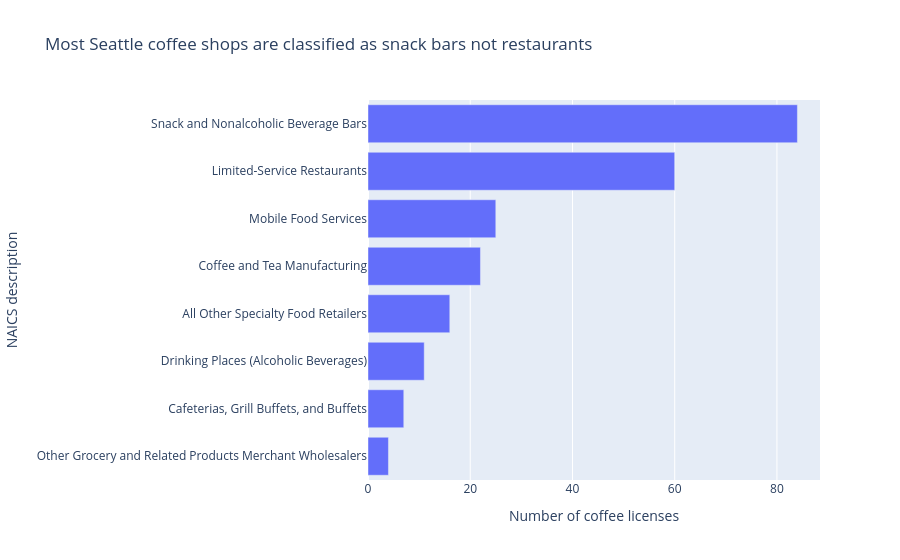

Notebook code for this chart:
### Markdown cell above
**Chart rationale:** A heatmap is ideal for spotting concentration across two dimensions (time and location). Darker cells reveal where ZIP-year combinations have the most activity.

### Code cell
# Chart 4: Top NAICS categories (horizontal bar)
naics_top8 = naics_counts.head(8).sort_values("license_count", ascending=True)

fig4 = px.bar(
    naics_top8,
    x="license_count",
    y="naics_description",
    orientation="h",
    labels={"license_count": "Number of coffee licenses", "naics_description": "NAICS description"},
    title="Most Seattle coffee shops are classified as snack bars not restaurants"
)
fig4.write_image("chart4_naics_categories.png")
fig4.show()

### Figure 1 — Plotly figure (JSON) as saved in the notebook; plotly's stock layout.template omitted (floating-point values rounded to 4 significant figures)
{"data": [{"hovertemplate": "Number of coffee licenses=%{x}<br>NAICS description=%{y}<extra></extra>", "legendgroup": "", "marker": {"color": "#636efa", "pattern": {"shape": ""}}, "name": "", "orientation": "h", "showlegend": false, "textposition": "auto", "type": "bar", "x": [4, 7, 11, 16, 22, 25, 60, 84], "xaxis": "x", "y": ["Other Grocery and Related Products Merchant Wholesalers", "Cafeterias, Grill Buffets, and Buffets", "Drinking Places (Alcoholic Beverages)", "All Other Specialty Food Retailers", "Coffee and Tea Manufacturing", "Mobile Food Services", "Limited-Service Restaurants", "Snack and Nonalcoholic Beverage Bars"], "yaxis": "y"}], "layout": {"barmode": "relative", "legend": {"tracegroupgap": 0}, "title": {"text": "Most Seattle coffee shops are classified as snack bars not restaurants"}, "xaxis": {"anchor": "y", "domain": [0, 1], "title": {"text": "Number of coffee licenses"}}, "yaxis": {"anchor": "x", "domain": [0, 1], "title": {"text": "NAICS description"}}}}
